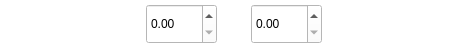
<?xml version="1.0" encoding="UTF-8"?>
<ui version="4.0">
 <class>qualityStandardItem</class>
 <widget class="QWidget" name="qualityStandardItem">
  <property name="geometry">
   <rect>
    <x>0</x>
    <y>0</y>
    <width>468</width>
    <height>48</height>
   </rect>
  </property>
  <property name="windowTitle">
   <string>qualityStandardItem</string>
  </property>
  <property name="styleSheet">
   <string notr="true">background-color: transparent;</string>
  </property>
  <layout class="QGridLayout" name="gridLayout_5">
   <property name="leftMargin">
    <number>0</number>
   </property>
   <property name="topMargin">
    <number>0</number>
   </property>
   <property name="rightMargin">
    <number>0</number>
   </property>
   <property name="bottomMargin">
    <number>0</number>
   </property>
   <property name="spacing">
    <number>0</number>
   </property>
   <item row="0" column="0">
    <widget class="QFrame" name="frame">
     <property name="frameShape">
      <enum>QFrame::StyledPanel</enum>
     </property>
     <property name="frameShadow">
      <enum>QFrame::Raised</enum>
     </property>
     <layout class="QGridLayout" name="gridLayout_4">
      <property name="leftMargin">
       <number>0</number>
      </property>
      <property name="topMargin">
       <number>0</number>
      </property>
      <property name="rightMargin">
       <number>0</number>
      </property>
      <property name="bottomMargin">
       <number>0</number>
      </property>
      <property name="spacing">
       <number>0</number>
      </property>
      <item row="0" column="0">
       <layout class="QHBoxLayout" name="horizontalLayout_4">
        <item>
         <spacer name="horizontalSpacer">
          <property name="orientation">
           <enum>Qt::Horizontal</enum>
          </property>
          <property name="sizeHint" stdset="0">
           <size>
            <width>40</width>
            <height>20</height>
           </size>
          </property>
         </spacer>
        </item>
        <item>
         <widget class="QFrame" name="frame_first">
          <property name="frameShape">
           <enum>QFrame::StyledPanel</enum>
          </property>
          <property name="frameShadow">
           <enum>QFrame::Raised</enum>
          </property>
          <layout class="QGridLayout" name="gridLayout">
           <property name="leftMargin">
            <number>0</number>
           </property>
           <property name="topMargin">
            <number>0</number>
           </property>
           <property name="rightMargin">
            <number>0</number>
           </property>
           <property name="bottomMargin">
            <number>0</number>
           </property>
           <property name="spacing">
            <number>0</number>
           </property>
           <item row="0" column="0">
            <layout class="QHBoxLayout" name="horizontalLayout">
             <item>
              <widget class="QLabel" name="label_first_title">
               <property name="maximumSize">
                <size>
                 <width>100</width>
                 <height>16777215</height>
                </size>
               </property>
               <property name="font">
                <font>
                 <pointsize>9</pointsize>
                </font>
               </property>
               <property name="styleSheet">
                <string notr="true">color: rgb(255, 255, 255);</string>
               </property>
               <property name="text">
                <string/>
               </property>
               <property name="alignment">
                <set>Qt::AlignCenter</set>
               </property>
              </widget>
             </item>
             <item>
              <widget class="QDoubleSpinBox" name="spinBox_first">
               <property name="minimumSize">
                <size>
                 <width>60</width>
                 <height>40</height>
                </size>
               </property>
               <property name="font">
                <font>
                 <pointsize>9</pointsize>
                </font>
               </property>
               <property name="styleSheet">
                <string notr="true">QDoubleSpinBox#spinBox_first{
 background-color: rgb(255, 255, 255);
 color: rgb(0, 0, 0)
}</string>
               </property>
               <property name="decimals">
                <number>2</number>
               </property>
               <property name="maximum">
                <double>1000.000000000000000</double>
               </property>
               <property name="singleStep">
                <double>0.010000000000000</double>
               </property>
              </widget>
             </item>
             <item>
              <widget class="QLabel" name="label_first_range">
               <property name="maximumSize">
                <size>
                 <width>100</width>
                 <height>16777215</height>
                </size>
               </property>
               <property name="font">
                <font>
                 <pointsize>9</pointsize>
                </font>
               </property>
               <property name="styleSheet">
                <string notr="true">color: rgb(255, 255, 255);</string>
               </property>
               <property name="text">
                <string/>
               </property>
               <property name="alignment">
                <set>Qt::AlignCenter</set>
               </property>
              </widget>
             </item>
            </layout>
           </item>
          </layout>
         </widget>
        </item>
        <item>
         <widget class="QFrame" name="frame_second">
          <property name="frameShape">
           <enum>QFrame::StyledPanel</enum>
          </property>
          <property name="frameShadow">
           <enum>QFrame::Raised</enum>
          </property>
          <layout class="QGridLayout" name="gridLayout_2">
           <property name="leftMargin">
            <number>0</number>
           </property>
           <property name="topMargin">
            <number>0</number>
           </property>
           <property name="rightMargin">
            <number>0</number>
           </property>
           <property name="bottomMargin">
            <number>0</number>
           </property>
           <property name="spacing">
            <number>0</number>
           </property>
           <item row="0" column="0">
            <layout class="QHBoxLayout" name="horizontalLayout_2">
             <item>
              <widget class="QLabel" name="label_second_title">
               <property name="font">
                <font>
                 <pointsize>9</pointsize>
                </font>
               </property>
               <property name="styleSheet">
                <string notr="true">color: rgb(255, 255, 255);</string>
               </property>
               <property name="text">
                <string/>
               </property>
               <property name="alignment">
                <set>Qt::AlignCenter</set>
               </property>
              </widget>
             </item>
             <item>
              <widget class="QDoubleSpinBox" name="spinBox_second">
               <property name="minimumSize">
                <size>
                 <width>60</width>
                 <height>40</height>
                </size>
               </property>
               <property name="font">
                <font>
                 <pointsize>9</pointsize>
                </font>
               </property>
               <property name="styleSheet">
                <string notr="true">QDoubleSpinBox#spinBox_second{
 background-color: rgb(255, 255, 255);
	color: rgb(0, 0, 0);
}</string>
               </property>
               <property name="decimals">
                <number>2</number>
               </property>
               <property name="maximum">
                <double>1000.000000000000000</double>
               </property>
               <property name="singleStep">
                <double>0.010000000000000</double>
               </property>
              </widget>
             </item>
             <item>
              <widget class="QLabel" name="label_second_range">
               <property name="maximumSize">
                <size>
                 <width>100</width>
                 <height>16777215</height>
                </size>
               </property>
               <property name="font">
                <font>
                 <pointsize>9</pointsize>
                </font>
               </property>
               <property name="styleSheet">
                <string notr="true">color: rgb(255, 255, 255);</string>
               </property>
               <property name="text">
                <string/>
               </property>
               <property name="alignment">
                <set>Qt::AlignLeading|Qt::AlignLeft|Qt::AlignVCenter</set>
               </property>
              </widget>
             </item>
            </layout>
           </item>
          </layout>
         </widget>
        </item>
        <item>
         <spacer name="horizontalSpacer_2">
          <property name="orientation">
           <enum>Qt::Horizontal</enum>
          </property>
          <property name="sizeHint" stdset="0">
           <size>
            <width>40</width>
            <height>20</height>
           </size>
          </property>
         </spacer>
        </item>
       </layout>
      </item>
     </layout>
    </widget>
   </item>
  </layout>
 </widget>
 <layoutdefault spacing="6" margin="11"/>
 <resources/>
 <connections/>
</ui>
